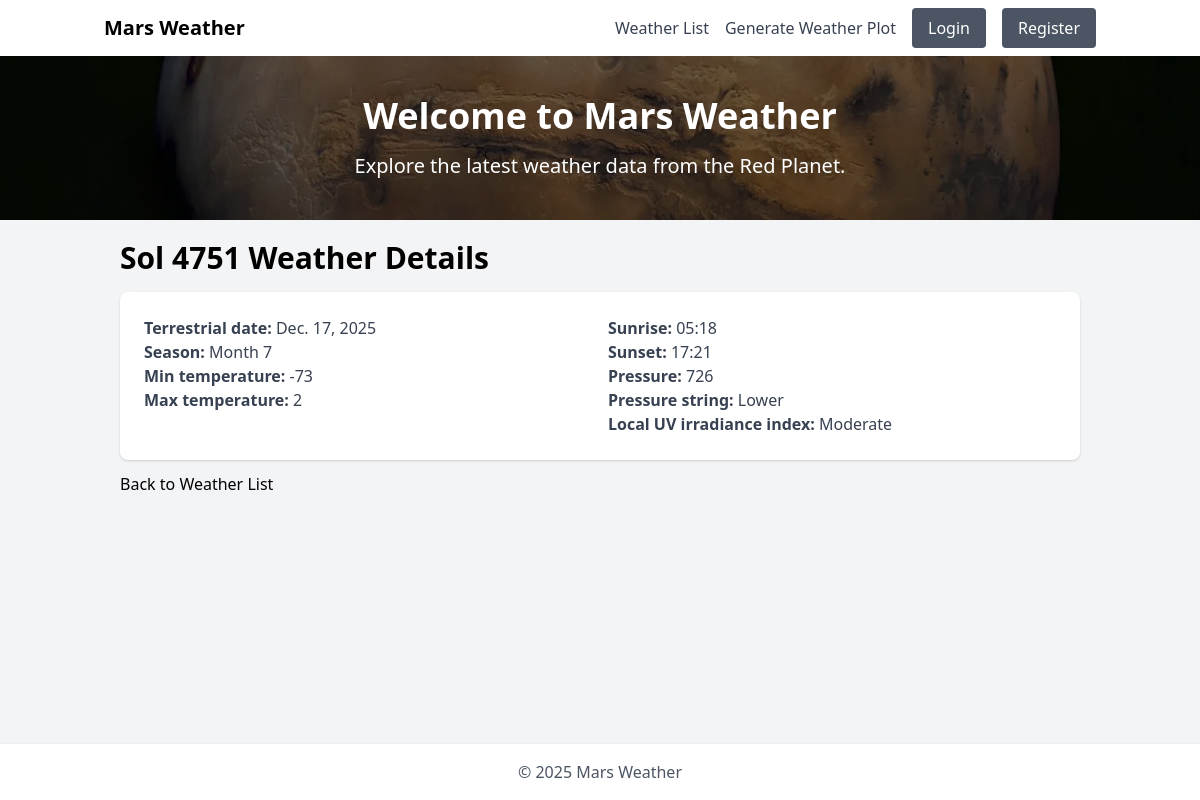
Screenshot of /4751 with the database file from the repository.
### weather/models.py (models this page shows, shortened)
class Weather(models.Model):
    orig_id = models.IntegerField()
    terrestrial_date = models.DateField()
    sol = models.IntegerField(unique=True)
    ls = models.IntegerField(null=True)
    season = models.CharField(max_length=20, null=True)
    min_temp = models.IntegerField(null=True)
    max_temp = models.IntegerField(null=True)
    pressure = models.IntegerField(null=True)
    pressure_string = models.CharField(max_length=100, null=True)
    abs_humidity = models.CharField(max_length=100, null=True)
    wind_speed = models.CharField(max_length=20, null=True)
    wind_direction = models.CharField(max_length=100, null=True)
    atmo_opacity = models.CharField(max_length=20, null=True)
    sunrise = models.CharField(max_length=6)
    sunset = models.CharField(max_length=6)
    local_uv_irradiance_index = models.CharField(max_length=20, null=True)
    min_gts_temp = models.IntegerField(null=True)
    max_gts_temp = models.IntegerField(null=True)
    source = models.CharField(max_length=100, default='inta-csic')
    class Meta:
        ordering = ('-sol',)

### weather/views.py (the view)
# urls.py: path('<int:sol>', views.weather_detail, name='weather_detail'),
def weather_detail(request, sol):
    sol_to_show = get_object_or_404(
        Weather, sol=sol
    )
    return render(request, 'weather/weather_detail.html', {'sol': sol_to_show})

### weather/templates/weather/weather_detail.html (shortened to what this page needs)
{% extends "base.html" %}
{% block content %}
<div class="container mx-auto mt-5">
    <h1 class="text-3xl font-bold mb-4">Sol {{ sol.sol }} Weather Details</h1>
    <div class="bg-white shadow rounded-lg p-6">
        <div class="grid grid-cols-1 md:grid-cols-2 gap-4">
            <div>
                <p class="text-gray-700"><strong>Terrestrial date:</strong> {{ sol.terrestrial_date }}</p>
                <p class="text-gray-700"><strong>Season:</strong> {{ sol.season }}</p>
                <p class="text-gray-700"><strong>Min temperature:</strong> {{ sol.min_temp }}</p>
                <p class="text-gray-700"><strong>Max temperature:</strong> {{ sol.max_temp }}</p>
            </div>
            <div>
                <p class="text-gray-700"><strong>Sunrise:</strong> {{ sol.sunrise }}</p>
                <p class="text-gray-700"><strong>Sunset:</strong> {{ sol.sunset }}</p>
                <p class="text-gray-700"><strong>Pressure:</strong> {{ sol.pressure }}</p>
                <p class="text-gray-700"><strong>Pressure string:</strong> {{ sol.pressure_string }}</p>
                <p class="text-gray-700"><strong>Local UV irradiance index:</strong> {{ sol.local_uv_irradiance_index }}</p>
            </div>
        </div>
    </div>
    <a href="{% url 'weather:weather_list' %}" class="text-orange-600 mt-3 inline-block">Back to Weather List</a>
</div>
{% endblock content %}

### rows the page displays
Weather: sol "4751", terrestrial_date "Dec. 17, 2025", season "Month 7", min_temp "-73", max_temp "2", sunrise "05:18", sunset "17:21", pressure "726", pressure_string "Lower", local_uv_irradiance_index "Moderate"
